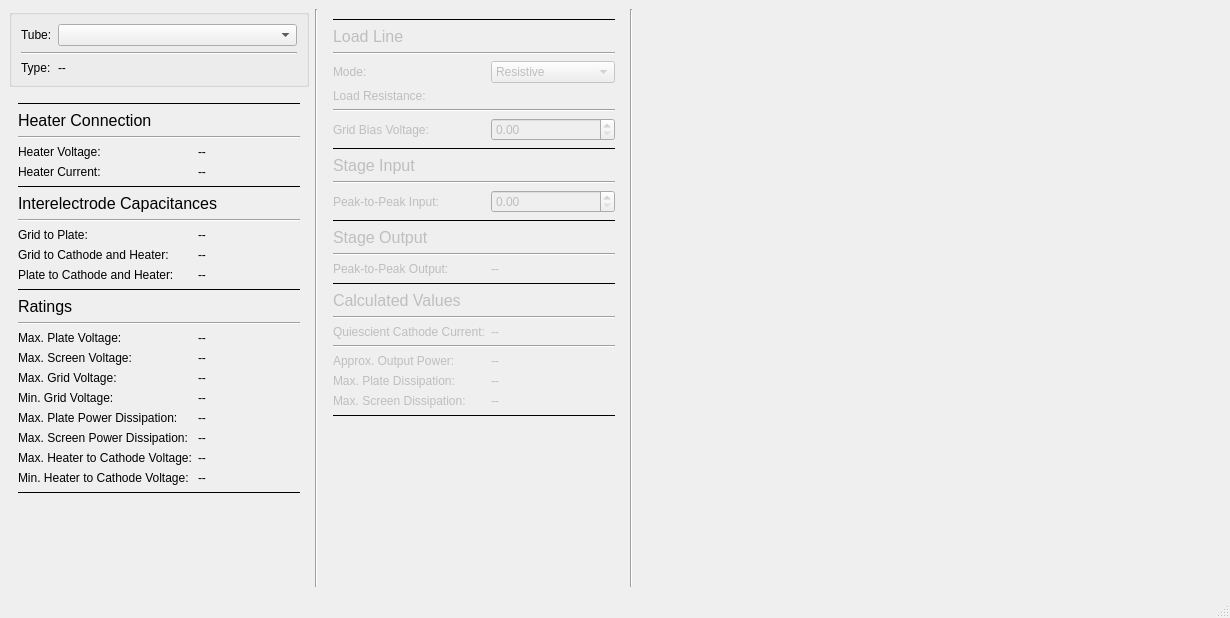
<?xml version="1.0" encoding="UTF-8"?>
<ui version="4.0">
 <class>MainWindow</class>
 <widget class="QMainWindow" name="MainWindow">
  <property name="geometry">
   <rect>
    <x>0</x>
    <y>0</y>
    <width>1230</width>
    <height>618</height>
   </rect>
  </property>
  <property name="windowTitle">
   <string>MainWindow</string>
  </property>
  <widget class="QWidget" name="centralWidget">
   <layout class="QGridLayout" name="gridLayout">
    <item row="1" column="0">
     <widget class="QScrollArea" name="tubeInfoScrollArea">
      <property name="enabled">
       <bool>true</bool>
      </property>
      <property name="sizePolicy">
       <sizepolicy hsizetype="Maximum" vsizetype="Expanding">
        <horstretch>0</horstretch>
        <verstretch>0</verstretch>
       </sizepolicy>
      </property>
      <property name="minimumSize">
       <size>
        <width>300</width>
        <height>0</height>
       </size>
      </property>
      <property name="autoFillBackground">
       <bool>false</bool>
      </property>
      <property name="frameShape">
       <enum>QFrame::Shape::NoFrame</enum>
      </property>
      <property name="horizontalScrollBarPolicy">
       <enum>Qt::ScrollBarPolicy::ScrollBarAlwaysOff</enum>
      </property>
      <property name="widgetResizable">
       <bool>true</bool>
      </property>
      <widget class="QWidget" name="tubeInfoScrollAreaWidgetContents">
       <property name="geometry">
        <rect>
         <x>0</x>
         <y>0</y>
         <width>300</width>
         <height>467</height>
        </rect>
       </property>
       <layout class="QFormLayout" name="formLayout_5">
        <item row="0" column="0" colspan="2">
         <widget class="Line" name="ratingsLine_3">
          <property name="frameShadow">
           <enum>QFrame::Shadow::Plain</enum>
          </property>
          <property name="orientation">
           <enum>Qt::Orientation::Horizontal</enum>
          </property>
         </widget>
        </item>
        <item row="1" column="0" colspan="2">
         <widget class="QLabel" name="heaterConnectionLabel">
          <property name="text">
           <string>&lt;html&gt;&lt;head/&gt;&lt;body&gt;&lt;p&gt;&lt;span style=&quot; font-size:12pt;&quot;&gt;Heater Connection&lt;/span&gt;&lt;/p&gt;&lt;/body&gt;&lt;/html&gt;</string>
          </property>
         </widget>
        </item>
        <item row="2" column="0" colspan="2">
         <widget class="Line" name="ratingsLine_2">
          <property name="orientation">
           <enum>Qt::Orientation::Horizontal</enum>
          </property>
         </widget>
        </item>
        <item row="3" column="0">
         <widget class="QLabel" name="heaterVoltageLabel">
          <property name="text">
           <string>Heater Voltage:</string>
          </property>
         </widget>
        </item>
        <item row="3" column="1">
         <widget class="ValueLabel" name="heaterVoltageValueLabel">
          <property name="text">
           <string>--</string>
          </property>
         </widget>
        </item>
        <item row="4" column="0">
         <widget class="QLabel" name="heaterCurrentLabel">
          <property name="text">
           <string>Heater Current:</string>
          </property>
         </widget>
        </item>
        <item row="4" column="1">
         <widget class="ValueLabel" name="heaterCurrentValueLabel">
          <property name="text">
           <string>--</string>
          </property>
         </widget>
        </item>
        <item row="5" column="0" colspan="2">
         <widget class="Line" name="ratingsLine_1">
          <property name="frameShadow">
           <enum>QFrame::Shadow::Plain</enum>
          </property>
          <property name="orientation">
           <enum>Qt::Orientation::Horizontal</enum>
          </property>
         </widget>
        </item>
        <item row="6" column="0" colspan="2">
         <widget class="QLabel" name="interelectrodeCapacitancesLabel">
          <property name="text">
           <string>&lt;html&gt;&lt;head/&gt;&lt;body&gt;&lt;p&gt;&lt;span style=&quot; font-size:12pt;&quot;&gt;Interelectrode Capacitances&lt;/span&gt;&lt;/p&gt;&lt;/body&gt;&lt;/html&gt;</string>
          </property>
         </widget>
        </item>
        <item row="7" column="0" colspan="2">
         <widget class="Line" name="ratingsLine_4">
          <property name="orientation">
           <enum>Qt::Orientation::Horizontal</enum>
          </property>
         </widget>
        </item>
        <item row="8" column="0">
         <widget class="QLabel" name="cGridToPlateLabel">
          <property name="text">
           <string>Grid to Plate:</string>
          </property>
         </widget>
        </item>
        <item row="8" column="1">
         <widget class="ValueLabel" name="cGridToPlateValueLabel">
          <property name="text">
           <string>--</string>
          </property>
         </widget>
        </item>
        <item row="9" column="0">
         <widget class="QLabel" name="cGridToCathodeLabel">
          <property name="text">
           <string>Grid to Cathode and Heater:</string>
          </property>
         </widget>
        </item>
        <item row="9" column="1">
         <widget class="ValueLabel" name="cGridToCathodeValueLabel">
          <property name="text">
           <string>--</string>
          </property>
         </widget>
        </item>
        <item row="10" column="0">
         <widget class="QLabel" name="cPlateToCathodeLabel">
          <property name="text">
           <string>Plate to Cathode and Heater:</string>
          </property>
         </widget>
        </item>
        <item row="10" column="1">
         <widget class="ValueLabel" name="cPlateToCathodeValueLabel">
          <property name="text">
           <string>--</string>
          </property>
         </widget>
        </item>
        <item row="11" column="0" colspan="2">
         <widget class="Line" name="ratingsLine_5">
          <property name="frameShadow">
           <enum>QFrame::Shadow::Plain</enum>
          </property>
          <property name="orientation">
           <enum>Qt::Orientation::Horizontal</enum>
          </property>
         </widget>
        </item>
        <item row="12" column="0" colspan="2">
         <widget class="QLabel" name="ratingsLabel">
          <property name="text">
           <string>&lt;html&gt;&lt;head/&gt;&lt;body&gt;&lt;p&gt;&lt;span style=&quot; font-size:12pt;&quot;&gt;Ratings&lt;/span&gt;&lt;/p&gt;&lt;/body&gt;&lt;/html&gt;</string>
          </property>
         </widget>
        </item>
        <item row="14" column="0">
         <widget class="QLabel" name="maxPlateVoltageLabel">
          <property name="text">
           <string>Max. Plate Voltage:</string>
          </property>
         </widget>
        </item>
        <item row="14" column="1">
         <widget class="IntValueLabel" name="maxPlateVoltageValueLabel">
          <property name="text">
           <string>--</string>
          </property>
         </widget>
        </item>
        <item row="15" column="0">
         <widget class="QLabel" name="maxScreenVoltageLabel">
          <property name="text">
           <string>Max. Screen Voltage:</string>
          </property>
         </widget>
        </item>
        <item row="15" column="1">
         <widget class="IntValueLabel" name="maxScreenVoltageValueLabel">
          <property name="text">
           <string>--</string>
          </property>
         </widget>
        </item>
        <item row="16" column="0">
         <widget class="QLabel" name="maxGridVoltageLabel">
          <property name="text">
           <string>Max. Grid Voltage:</string>
          </property>
         </widget>
        </item>
        <item row="16" column="1">
         <widget class="ValueLabel" name="maxGridVoltageValueLabel">
          <property name="text">
           <string>--</string>
          </property>
         </widget>
        </item>
        <item row="17" column="0">
         <widget class="QLabel" name="minGridVoltageLabel">
          <property name="text">
           <string>Min. Grid Voltage:</string>
          </property>
         </widget>
        </item>
        <item row="17" column="1">
         <widget class="ValueLabel" name="minGridVoltageValueLabel">
          <property name="text">
           <string>--</string>
          </property>
         </widget>
        </item>
        <item row="18" column="0">
         <widget class="QLabel" name="maxPlatePowerLabel">
          <property name="text">
           <string>Max. Plate Power Dissipation:</string>
          </property>
         </widget>
        </item>
        <item row="18" column="1">
         <widget class="ValueLabel" name="maxPlatePowerValueLabel">
          <property name="text">
           <string>--</string>
          </property>
         </widget>
        </item>
        <item row="19" column="0">
         <widget class="QLabel" name="maxScreenPowerLabel">
          <property name="text">
           <string>Max. Screen Power Dissipation:</string>
          </property>
         </widget>
        </item>
        <item row="19" column="1">
         <widget class="ValueLabel" name="maxScreenPowerValueLabel">
          <property name="text">
           <string>--</string>
          </property>
         </widget>
        </item>
        <item row="20" column="0">
         <widget class="QLabel" name="maxHeaterToCathodeVoltageLabel">
          <property name="text">
           <string>Max. Heater to Cathode Voltage:</string>
          </property>
         </widget>
        </item>
        <item row="20" column="1">
         <widget class="IntValueLabel" name="maxHeaterToCathodeVoltageValueLabel">
          <property name="text">
           <string>--</string>
          </property>
         </widget>
        </item>
        <item row="21" column="0">
         <widget class="QLabel" name="minHeaterToCathodeVoltageLabel">
          <property name="text">
           <string>Min. Heater to Cathode Voltage:</string>
          </property>
         </widget>
        </item>
        <item row="21" column="1">
         <widget class="IntValueLabel" name="minHeaterToCathodeVoltageValueLabel">
          <property name="text">
           <string>--</string>
          </property>
         </widget>
        </item>
        <item row="22" column="0" colspan="2">
         <widget class="Line" name="ratingsLine_7">
          <property name="frameShadow">
           <enum>QFrame::Shadow::Plain</enum>
          </property>
          <property name="orientation">
           <enum>Qt::Orientation::Horizontal</enum>
          </property>
         </widget>
        </item>
        <item row="23" column="0" colspan="2">
         <spacer name="ratingsVerticalSpacer">
          <property name="orientation">
           <enum>Qt::Orientation::Vertical</enum>
          </property>
          <property name="sizeHint" stdset="0">
           <size>
            <width>20</width>
            <height>40</height>
           </size>
          </property>
         </spacer>
        </item>
        <item row="13" column="0" colspan="2">
         <widget class="Line" name="ratingsLine_6">
          <property name="orientation">
           <enum>Qt::Orientation::Horizontal</enum>
          </property>
         </widget>
        </item>
       </layout>
      </widget>
     </widget>
    </item>
    <item row="0" column="1" rowspan="2">
     <widget class="Line" name="horizontalDividerLine1">
      <property name="orientation">
       <enum>Qt::Orientation::Vertical</enum>
      </property>
     </widget>
    </item>
    <item row="0" column="4" rowspan="2">
     <widget class="QCustomPlot" name="plotWidget" native="true"/>
    </item>
    <item row="0" column="3" rowspan="2">
     <widget class="Line" name="horizontalDividerLine2">
      <property name="orientation">
       <enum>Qt::Orientation::Vertical</enum>
      </property>
     </widget>
    </item>
    <item row="0" column="0">
     <widget class="QGroupBox" name="tubesGroupBox">
      <property name="sizePolicy">
       <sizepolicy hsizetype="Maximum" vsizetype="Preferred">
        <horstretch>0</horstretch>
        <verstretch>0</verstretch>
       </sizepolicy>
      </property>
      <property name="minimumSize">
       <size>
        <width>300</width>
        <height>0</height>
       </size>
      </property>
      <property name="flat">
       <bool>true</bool>
      </property>
      <layout class="QFormLayout" name="formLayout">
       <item row="0" column="0">
        <widget class="QLabel" name="tubeSelectLabel">
         <property name="text">
          <string>Tube:</string>
         </property>
        </widget>
       </item>
       <item row="0" column="1">
        <widget class="QComboBox" name="tubeSelectComboBox">
         <property name="placeholderText">
          <string>--</string>
         </property>
        </widget>
       </item>
       <item row="1" column="0" colspan="2">
        <widget class="Line" name="tubeDividerLine">
         <property name="orientation">
          <enum>Qt::Orientation::Horizontal</enum>
         </property>
        </widget>
       </item>
       <item row="2" column="0">
        <widget class="QLabel" name="tubeTypeLabel">
         <property name="enabled">
          <bool>true</bool>
         </property>
         <property name="text">
          <string>Type:</string>
         </property>
        </widget>
       </item>
       <item row="2" column="1">
        <widget class="QLabel" name="tubeTypeValueLabel">
         <property name="enabled">
          <bool>true</bool>
         </property>
         <property name="text">
          <string>--</string>
         </property>
        </widget>
       </item>
      </layout>
     </widget>
    </item>
    <item row="0" column="2" rowspan="2">
     <widget class="QScrollArea" name="loadLineScrollArea">
      <property name="enabled">
       <bool>true</bool>
      </property>
      <property name="sizePolicy">
       <sizepolicy hsizetype="Maximum" vsizetype="Expanding">
        <horstretch>0</horstretch>
        <verstretch>0</verstretch>
       </sizepolicy>
      </property>
      <property name="minimumSize">
       <size>
        <width>300</width>
        <height>0</height>
       </size>
      </property>
      <property name="frameShape">
       <enum>QFrame::Shape::NoFrame</enum>
      </property>
      <property name="horizontalScrollBarPolicy">
       <enum>Qt::ScrollBarPolicy::ScrollBarAlwaysOff</enum>
      </property>
      <property name="widgetResizable">
       <bool>true</bool>
      </property>
      <widget class="QWidget" name="loadLineScrollAreaWidgetContents">
       <property name="geometry">
        <rect>
         <x>0</x>
         <y>0</y>
         <width>300</width>
         <height>546</height>
        </rect>
       </property>
       <layout class="QFormLayout" name="formLayout_2">
        <item row="0" column="0" colspan="2">
         <widget class="Line" name="loadLineVerticalDividerLine1">
          <property name="frameShadow">
           <enum>QFrame::Shadow::Plain</enum>
          </property>
          <property name="orientation">
           <enum>Qt::Orientation::Horizontal</enum>
          </property>
         </widget>
        </item>
        <item row="2" column="0" colspan="2">
         <widget class="Line" name="loadLineVerticalDividerLine2">
          <property name="orientation">
           <enum>Qt::Orientation::Horizontal</enum>
          </property>
         </widget>
        </item>
        <item row="3" column="0">
         <widget class="QLabel" name="loadLineModeLabel">
          <property name="enabled">
           <bool>false</bool>
          </property>
          <property name="text">
           <string>Mode:</string>
          </property>
         </widget>
        </item>
        <item row="3" column="1">
         <widget class="QComboBox" name="loadLineModeComboBox">
          <property name="enabled">
           <bool>false</bool>
          </property>
          <item>
           <property name="text">
            <string>Resistive</string>
           </property>
          </item>
          <item>
           <property name="text">
            <string>Reactive</string>
           </property>
          </item>
         </widget>
        </item>
        <item row="4" column="0">
         <widget class="QLabel" name="loadResistanceLabel">
          <property name="enabled">
           <bool>false</bool>
          </property>
          <property name="text">
           <string>Load Resistance:</string>
          </property>
         </widget>
        </item>
        <item row="4" column="1">
         <widget class="ScalableSpinBoxValue" name="loadResistanceScalableSpinBox" native="true">
          <property name="enabled">
           <bool>false</bool>
          </property>
          <property name="sizePolicy">
           <sizepolicy hsizetype="Expanding" vsizetype="Preferred">
            <horstretch>0</horstretch>
            <verstretch>0</verstretch>
           </sizepolicy>
          </property>
         </widget>
        </item>
        <item row="5" column="0" colspan="2">
         <widget class="Line" name="loadLineVerticalDividerLine3">
          <property name="orientation">
           <enum>Qt::Orientation::Horizontal</enum>
          </property>
         </widget>
        </item>
        <item row="6" column="0">
         <widget class="QLabel" name="gridBiasVoltageLabel">
          <property name="enabled">
           <bool>false</bool>
          </property>
          <property name="text">
           <string>Grid Bias Voltage:</string>
          </property>
         </widget>
        </item>
        <item row="6" column="1">
         <widget class="QDoubleSpinBox" name="gridBiasVoltageSpinBox">
          <property name="enabled">
           <bool>false</bool>
          </property>
          <property name="sizePolicy">
           <sizepolicy hsizetype="Minimum" vsizetype="Fixed">
            <horstretch>0</horstretch>
            <verstretch>0</verstretch>
           </sizepolicy>
          </property>
         </widget>
        </item>
        <item row="7" column="0" colspan="2">
         <widget class="Line" name="loadLineVerticalDividerLine4">
          <property name="frameShadow">
           <enum>QFrame::Shadow::Plain</enum>
          </property>
          <property name="orientation">
           <enum>Qt::Orientation::Horizontal</enum>
          </property>
         </widget>
        </item>
        <item row="9" column="0" colspan="2">
         <widget class="Line" name="loadLineVerticalDividerLine5">
          <property name="orientation">
           <enum>Qt::Orientation::Horizontal</enum>
          </property>
         </widget>
        </item>
        <item row="10" column="0">
         <widget class="QLabel" name="stageInputPeakToPeakInputLabel">
          <property name="enabled">
           <bool>false</bool>
          </property>
          <property name="text">
           <string>Peak-to-Peak Input:</string>
          </property>
         </widget>
        </item>
        <item row="10" column="1">
         <widget class="QDoubleSpinBox" name="stageInputPeakToPeakSpinBox">
          <property name="enabled">
           <bool>false</bool>
          </property>
          <property name="sizePolicy">
           <sizepolicy hsizetype="Minimum" vsizetype="Fixed">
            <horstretch>0</horstretch>
            <verstretch>0</verstretch>
           </sizepolicy>
          </property>
         </widget>
        </item>
        <item row="11" column="0" colspan="2">
         <widget class="Line" name="loadLineVerticalDividerLine6">
          <property name="frameShadow">
           <enum>QFrame::Shadow::Plain</enum>
          </property>
          <property name="orientation">
           <enum>Qt::Orientation::Horizontal</enum>
          </property>
         </widget>
        </item>
        <item row="13" column="0" colspan="2">
         <widget class="Line" name="loadLineVerticalDividerLine7">
          <property name="orientation">
           <enum>Qt::Orientation::Horizontal</enum>
          </property>
         </widget>
        </item>
        <item row="14" column="0">
         <widget class="QLabel" name="stageOutputPeakToPeakLabel">
          <property name="enabled">
           <bool>false</bool>
          </property>
          <property name="text">
           <string>Peak-to-Peak Output:</string>
          </property>
         </widget>
        </item>
        <item row="14" column="1">
         <widget class="ValueLabel" name="stageOutputPeakToPeakValueLabel">
          <property name="enabled">
           <bool>false</bool>
          </property>
          <property name="text">
           <string>--</string>
          </property>
         </widget>
        </item>
        <item row="15" column="0" colspan="2">
         <widget class="Line" name="loadLineVerticalDividerLine8">
          <property name="frameShadow">
           <enum>QFrame::Shadow::Plain</enum>
          </property>
          <property name="orientation">
           <enum>Qt::Orientation::Horizontal</enum>
          </property>
         </widget>
        </item>
        <item row="17" column="0" colspan="2">
         <widget class="Line" name="loadLineVerticalDividerLine9">
          <property name="orientation">
           <enum>Qt::Orientation::Horizontal</enum>
          </property>
         </widget>
        </item>
        <item row="18" column="0">
         <widget class="QLabel" name="biasCathodeCurrentLabel">
          <property name="enabled">
           <bool>false</bool>
          </property>
          <property name="text">
           <string>Quiescient Cathode Current:</string>
          </property>
         </widget>
        </item>
        <item row="18" column="1">
         <widget class="ValueLabel" name="biasCathodeCurrentValueLabel">
          <property name="enabled">
           <bool>false</bool>
          </property>
          <property name="text">
           <string>--</string>
          </property>
         </widget>
        </item>
        <item row="19" column="0" colspan="2">
         <widget class="Line" name="loadLineVerticalDividerLine10">
          <property name="orientation">
           <enum>Qt::Orientation::Horizontal</enum>
          </property>
         </widget>
        </item>
        <item row="20" column="0">
         <widget class="QLabel" name="approxOutputPowerLabel">
          <property name="enabled">
           <bool>false</bool>
          </property>
          <property name="text">
           <string>Approx. Output Power:</string>
          </property>
         </widget>
        </item>
        <item row="20" column="1">
         <widget class="ValueLabel" name="approxOutputPowerValueLabel">
          <property name="enabled">
           <bool>false</bool>
          </property>
          <property name="text">
           <string>--</string>
          </property>
         </widget>
        </item>
        <item row="21" column="0">
         <widget class="QLabel" name="calculatedMaxPlateDissipationLabel">
          <property name="enabled">
           <bool>false</bool>
          </property>
          <property name="text">
           <string>Max. Plate Dissipation:</string>
          </property>
         </widget>
        </item>
        <item row="21" column="1">
         <widget class="ValueLabel" name="calculatedMaxPlateDissipationValueLabel">
          <property name="enabled">
           <bool>false</bool>
          </property>
          <property name="text">
           <string>--</string>
          </property>
         </widget>
        </item>
        <item row="22" column="0">
         <widget class="QLabel" name="calculatedMaxScreenDissipationLabel">
          <property name="enabled">
           <bool>false</bool>
          </property>
          <property name="text">
           <string>Max. Screen Dissipation:</string>
          </property>
         </widget>
        </item>
        <item row="22" column="1">
         <widget class="ValueLabel" name="calculatedMaxScreenDissipationValueLabel">
          <property name="enabled">
           <bool>false</bool>
          </property>
          <property name="text">
           <string>--</string>
          </property>
         </widget>
        </item>
        <item row="23" column="0" colspan="2">
         <widget class="Line" name="loadLineVerticalDividerLine11">
          <property name="frameShadow">
           <enum>QFrame::Shadow::Plain</enum>
          </property>
          <property name="orientation">
           <enum>Qt::Orientation::Horizontal</enum>
          </property>
         </widget>
        </item>
        <item row="24" column="0" colspan="2">
         <spacer name="loadLineVerticalSpacer">
          <property name="orientation">
           <enum>Qt::Orientation::Vertical</enum>
          </property>
          <property name="sizeHint" stdset="0">
           <size>
            <width>20</width>
            <height>40</height>
           </size>
          </property>
         </spacer>
        </item>
        <item row="16" column="0" colspan="2">
         <widget class="QLabel" name="calculatedValuesLabel">
          <property name="enabled">
           <bool>false</bool>
          </property>
          <property name="text">
           <string>&lt;html&gt;&lt;head/&gt;&lt;body&gt;&lt;p&gt;&lt;span style=&quot; font-size:12pt;&quot;&gt;Calculated Values&lt;/span&gt;&lt;/p&gt;&lt;/body&gt;&lt;/html&gt;</string>
          </property>
         </widget>
        </item>
        <item row="12" column="0" colspan="2">
         <widget class="QLabel" name="stageOutputLabel">
          <property name="enabled">
           <bool>false</bool>
          </property>
          <property name="text">
           <string>&lt;html&gt;&lt;head/&gt;&lt;body&gt;&lt;p&gt;&lt;span style=&quot; font-size:12pt;&quot;&gt;Stage Output&lt;/span&gt;&lt;/p&gt;&lt;/body&gt;&lt;/html&gt;</string>
          </property>
         </widget>
        </item>
        <item row="1" column="0" colspan="2">
         <widget class="QLabel" name="loadLineLabel">
          <property name="enabled">
           <bool>false</bool>
          </property>
          <property name="text">
           <string>&lt;html&gt;&lt;head/&gt;&lt;body&gt;&lt;p&gt;&lt;span style=&quot; font-size:12pt;&quot;&gt;Load Line&lt;/span&gt;&lt;/p&gt;&lt;/body&gt;&lt;/html&gt;</string>
          </property>
         </widget>
        </item>
        <item row="8" column="0" colspan="2">
         <widget class="QLabel" name="stageInputLabel">
          <property name="enabled">
           <bool>false</bool>
          </property>
          <property name="text">
           <string>&lt;html&gt;&lt;head/&gt;&lt;body&gt;&lt;p&gt;&lt;span style=&quot; font-size:12pt;&quot;&gt;Stage Input&lt;/span&gt;&lt;/p&gt;&lt;/body&gt;&lt;/html&gt;</string>
          </property>
         </widget>
        </item>
       </layout>
      </widget>
     </widget>
    </item>
   </layout>
  </widget>
  <widget class="QMenuBar" name="menuBar">
   <property name="geometry">
    <rect>
     <x>0</x>
     <y>0</y>
     <width>1230</width>
     <height>33</height>
    </rect>
   </property>
  </widget>
  <widget class="QStatusBar" name="statusBar"/>
 </widget>
 <customwidgets>
  <customwidget>
   <class>ValueLabel</class>
   <extends>QLabel</extends>
   <header>ValueLabel.hpp</header>
  </customwidget>
  <customwidget>
   <class>IntValueLabel</class>
   <extends>QLabel</extends>
   <header>IntValueLabel.hpp</header>
  </customwidget>
  <customwidget>
   <class>ScalableSpinBoxValue</class>
   <extends>QWidget</extends>
   <header>ScalableSpinBoxValue.hpp</header>
   <container>1</container>
  </customwidget>
  <customwidget>
   <class>QCustomPlot</class>
   <extends>QWidget</extends>
   <header location="global">qcustomplot.h</header>
   <container>1</container>
  </customwidget>
 </customwidgets>
 <resources/>
 <connections/>
</ui>
